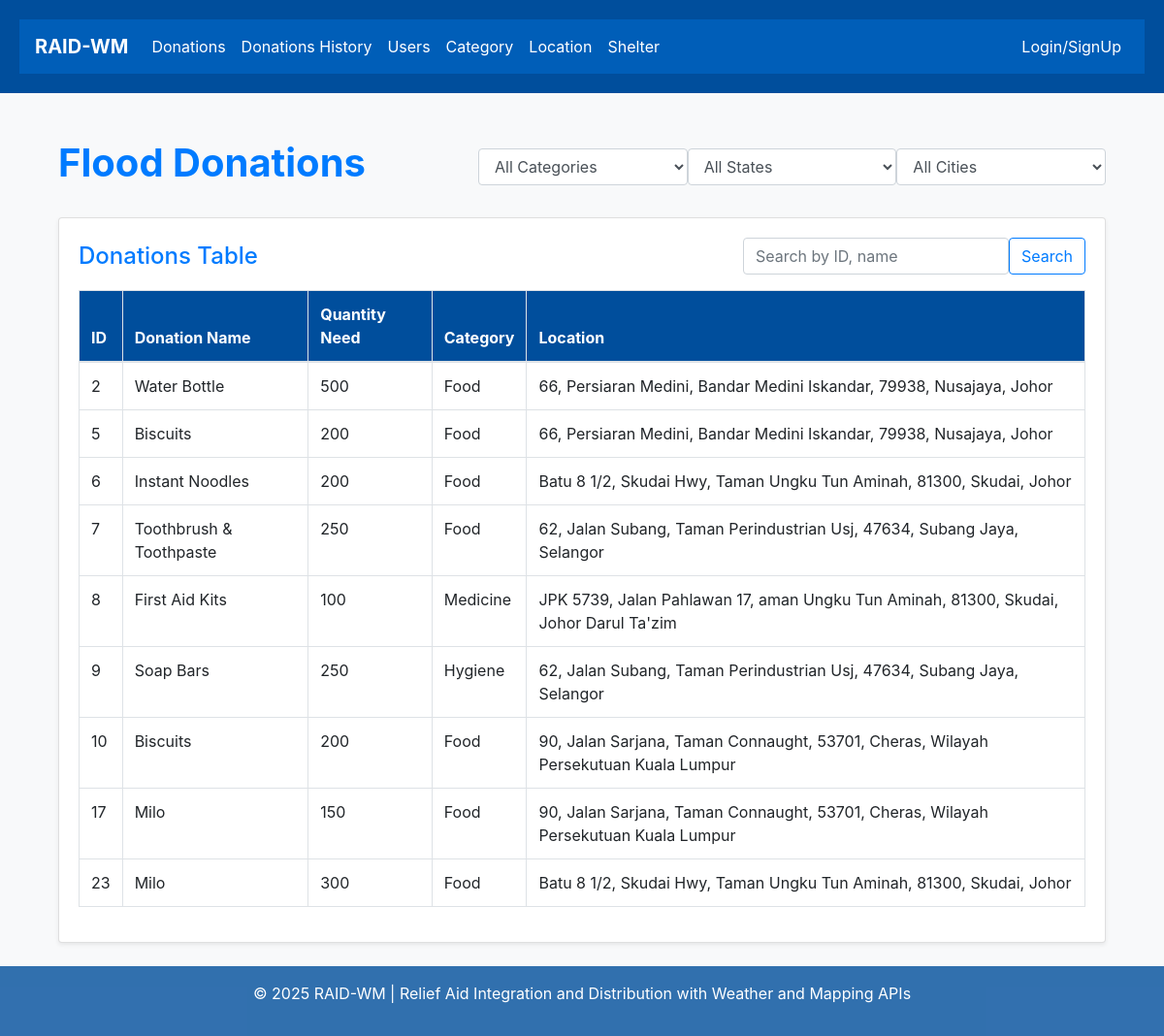
/, run on an earlier commit of the app's database.
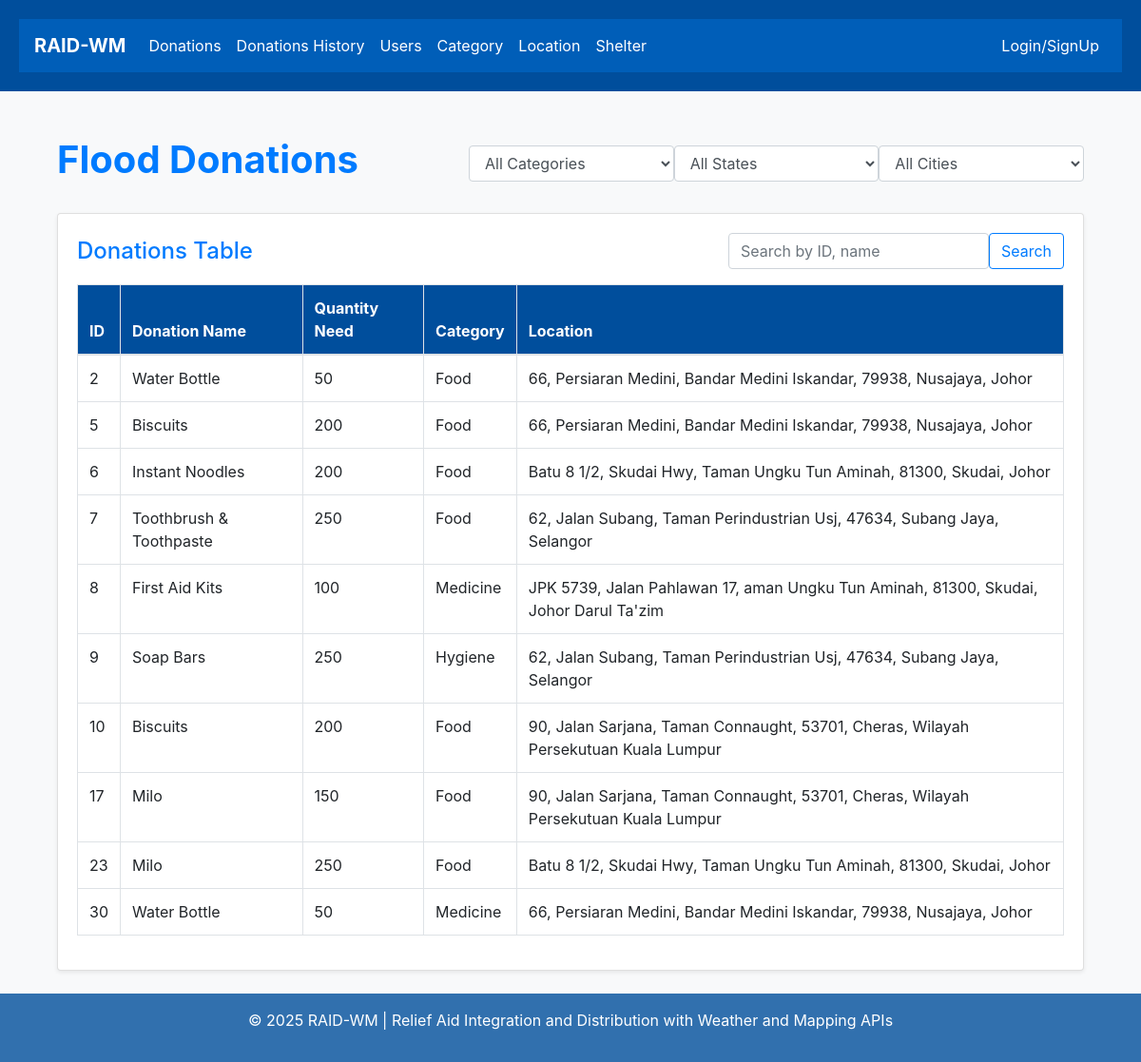
And on a later commit of the database.
### members/models.py (models this page shows, shortened)
class Donation(models.Model):
    donationName = models.CharField(max_length=100)
    donationQuantity = models.IntegerField()
    category = models.ForeignKey(Category, on_delete=models.CASCADE, null=True, blank=True)
    location = models.ForeignKey(Location, on_delete=models.CASCADE, null=True, blank=True)

class Category(models.Model):
    name = models.CharField(max_length=50)
    def __str__(self):
        return self.name

class Location(models.Model):
    house_number = models.CharField(max_length=10)
    street_name = models.CharField(max_length=100)
    residential_area = models.CharField(max_length=100)
    postcode = models.CharField(max_length=10)
    city = models.CharField(max_length=100)
    state = models.CharField(max_length=100)
    def __str__(self):
        return f"{self.house_number}, {self.street_name}, {self.residential_area}, {self.postcode}, {self.city}, {self.state}"

### members/views.py (the view)
# urls.py: path("", views.donation_list, name="donation"),
def donation_list(request):
    query = request.GET.get('q', '').strip()
    category_id = request.GET.get('category')
    state = request.GET.get('state')
    city = request.GET.get('city')
    donations = Donation.objects.select_related('location', 'category').all()
    if query:
        donations = donations.filter(
            Q(id__iexact=query) |
            Q(donationName__icontains=query)
        )
    if category_id:
        donations = donations.filter(category__id=category_id)
    if state:
        donations = donations.filter(location__state=state)
    if city:
        donations = donations.filter(location__city=city)
    categories = Category.objects.all()
    states = Location.objects.values_list('state', flat=True).distinct()
    cities = Location.objects.values_list('city', flat=True).distinct()
    context = {
        'donations': donations,
        'categories': categories,
        'states': states,
        'cities': cities,
        'selected_category': category_id,
        'selected_state': state,
        'selected_city': city,
        'query': query,
    }
    return render(request, 'donation/donation.html', context)

### members/templates/donation/donation.html (shortened to what this page needs)
{% extends "master.html" %}
{% block content %}
<div class="container mt-4">
  <div class="d-flex justify-content-between align-items-center mb-4">
    <h1 class="text-primary font-weight-bold">Flood Donations</h1>
    <form method="get" class="d-flex align-items-center">
      <select name="category" class="form-control form-select" onchange="this.form.submit()">
        <option value="">All Categories</option>
      </select>
      <select name="state" class="form-control me-2" onchange="this.form.submit()">
        <option value="">All States</option>
      </select>
      <select name="city" class="form-control" onchange="this.form.submit()">
        <option value="">All Cities</option>
      </select>
    </form>
  </div>
  <div class="card shadow-sm mb-4">
    <div class="card-body">
        <div class="d-flex justify-content-between align-items-center flex-wrap mb-3">
            <h4 class="card-title mb-0 text-primary">Donations Table</h4>
            <form method="get" action="" class="d-flex">
              <input type="text" name="q" class="form-control me-2" placeholder="Search by ID, name" value="{{ query|default:'' }}">
              <button type="submit" class="btn btn-outline-primary">Search</button>
            </form>
        </div>
      {% if donations %}
      <div class="table-responsive">
        <table class="table table-bordered table-hover">
          <thead style="background-color: #004e9c; color: white;">
            <tr>
              <th>ID</th>
              <th>Donation Name</th>
              <th>Quantity Need</th>
              <th>Category</th>
              <th>Location</th>
            </tr>
          </thead>
          <tbody>
            {% for donation in donations %}
            <tr>
              <td>{{ donation.id }}</td>
              <td>{{ donation.donationName }}</td>
              <td>{{ donation.donationQuantity }}</td>
              <td>{{ donation.category }}</td>
              <td>{{ donation.location }}</td>
            </tr>
            {% endfor %}
          </tbody>
        </table>
      </div>
      {% else %}
      <div class="alert alert-info mt-3" role="alert">
        No donations found.
      </div>
      {% endif %}
    </div>
  </div>
</div>
{% endblock %}

What changed in the data, as far as the page shows it:
changed Donation id 2: donationQuantity "500" → "50"
changed Donation id 23: donationQuantity "300" → "250"
added Donation: id "30", donationName "Water Bottle", donationQuantity "50", category "Medicine", location "66, Persiaran Medini, Bandar Medini Iskandar, 79938, Nusajaya, Johor"
